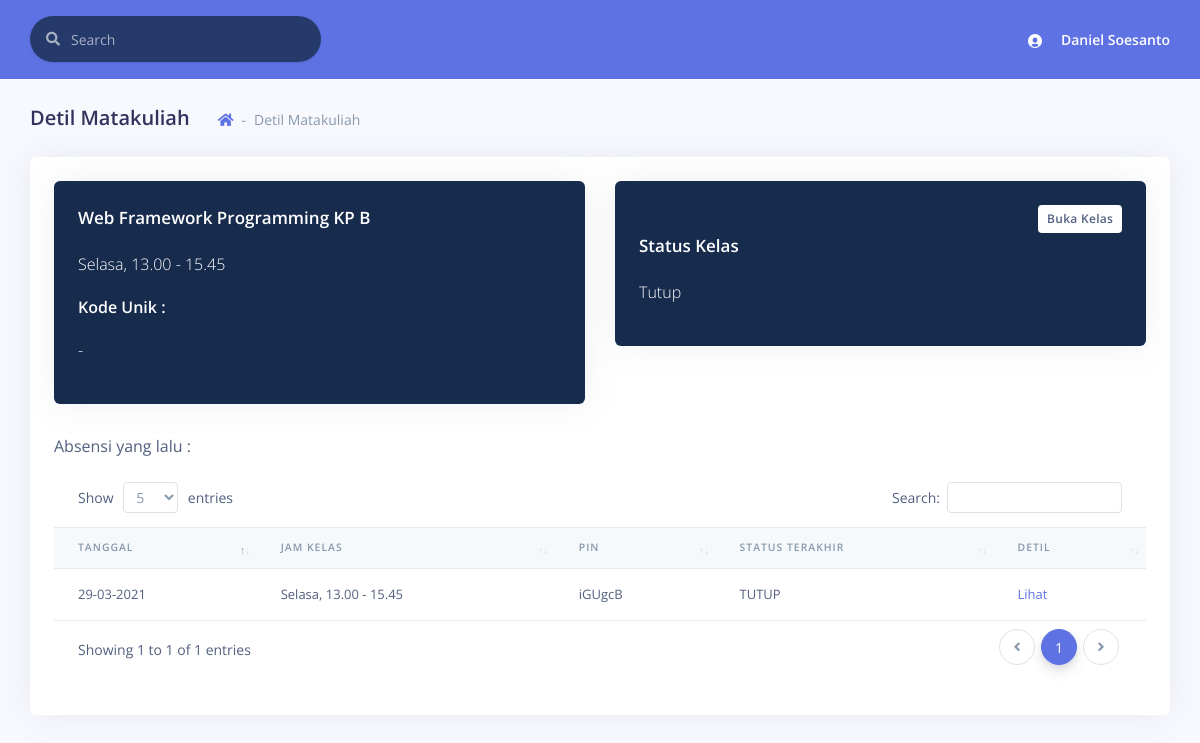
The app's page /detil_matkul.php?mkid=2 (signed in) with its own data.
### tables this page shows
CREATE TABLE IF NOT EXISTS `matakuliahs` (
  `id` INT(11) NOT NULL AUTO_INCREMENT,
  `nama` VARCHAR(45) NOT NULL,
  PRIMARY KEY (`id`));

CREATE TABLE IF NOT EXISTS `matakuliahs_buka` (
  `id` INT(11) NOT NULL AUTO_INCREMENT,
  `kp` VARCHAR(45) NOT NULL,
  PRIMARY KEY (`id`));

CREATE TABLE IF NOT EXISTS `jadwals` (
  `id` INT(11) NOT NULL AUTO_INCREMENT,
  `hari` VARCHAR(45) NOT NULL,
  `jam_mulai` VARCHAR(45) NOT NULL,
  `jam_selesai` VARCHAR(45) NOT NULL,
  PRIMARY KEY (`id`));

CREATE TABLE IF NOT EXISTS `matakuliahs_kp` (
  `matakuliahs_id` INT(11) NOT NULL,
  `matakuliahs_buka_id` INT(11) NOT NULL,
  `kapasitas` VARCHAR(45) NOT NULL,
  `dosen_id` INT NOT NULL,
  `status` TINYINT NULL DEFAULT 0,
  `e_code` VARCHAR(45) NULL,
  PRIMARY KEY (`matakuliahs_id`, `matakuliahs_buka_id`),
  INDEX `fk_matakuliahs_has_matakuliahs_buka_matakuliahs_buka1_idx` (`matakuliahs_buka_id` ASC),
  INDEX `fk_matakuliahs_has_matakuliahs_buka_matakuliahs1_idx` (`matakuliahs_id` ASC),
  CONSTRAINT `fk_matakuliahs_has_matakuliahs_buka_matakuliahs1`
    FOREIGN KEY (`matakuliahs_id`)
    REFERENCES `matakuliahs` (`id`)
    ON DELETE NO ACTION
    ON UPDATE NO ACTION,
  CONSTRAINT `fk_matakuliahs_has_matakuliahs_buka_matakuliahs_buka1`
    FOREIGN KEY (`matakuliahs_buka_id`)
    REFERENCES `matakuliahs_buka` (`id`)
    ON DELETE NO ACTION
    ON UPDATE NO ACTION);

CREATE TABLE IF NOT EXISTS `kehadirans` (
  `id` INT NOT NULL AUTO_INCREMENT,
  `mahasiswas_id` INT(11) NOT NULL,
  `matakuliahs_id` INT(11) NOT NULL,
  `matakuliahs_buka_id` INT(11) NOT NULL,
  `jadwals_id` INT(11) NOT NULL,
  `tanggal` DATETIME NULL DEFAULT NULL,
  `status` ENUM('HADIR', 'TIDAK HADIR', 'IZIN') NULL DEFAULT 'HADIR',
  `e_code` VARCHAR(45) NULL DEFAULT NULL,
  PRIMARY KEY (`id`),
  INDEX `fk_mahasiswas_has_matakuliahs_has_matakuliahs_buka_has_jadw_idx` (`matakuliahs_id` ASC, `matakuliahs_buka_id` ASC, `jadwals_id` ASC),
  INDEX `fk_mahasiswas_has_matakuliahs_has_matakuliahs_buka_has_jadw_idx1` (`mahasiswas_id` ASC),
  CONSTRAINT `fk_mahasiswas_has_matakuliahs_has_matakuliahs_buka_has_jadwal1`
    FOREIGN KEY (`mahasiswas_id`)
    REFERENCES `mahasiswas` (`id`)
    ON DELETE NO ACTION
    ON UPDATE NO ACTION,
  CONSTRAINT `fk_mahasiswas_has_matakuliahs_has_matakuliahs_buka_has_jadwal2`
    FOREIGN KEY (`matakuliahs_id` , `matakuliahs_buka_id` , `jadwals_id`)
    REFERENCES `jadwal_matakuliahs` (`matakuliahs_id` , `matakuliahs_buka_id` , `jadwals_id`)
    ON DELETE NO ACTION
    ON UPDATE NO ACTION);

### detil_matkul.php (the view, shortened to what this page needs)
<!DOCTYPE html>
<html>
<head>
    <link rel="stylesheet" href="./assets/vendor/nucleo/css/nucleo.css" type="text/css">
    <link rel="stylesheet" href="./assets/vendor/@fortawesome/fontawesome-free/css/all.min.css" type="text/css">
    <link rel="stylesheet" href="./assets/css/argon.css?v=1.1.0" type="text/css">
    <link href="https://cdnjs.cloudflare.com/ajax/libs/limonte-sweetalert2/7.33.1/sweetalert2.min.css" rel="stylesheet">
    <link rel="stylesheet" href="./assets/vendor/datatables.net-bs4/css/dataTables.bootstrap4.min.css">
    <link rel="stylesheet" href="./assets/vendor/datatables.net-buttons-bs4/css/buttons.bootstrap4.min.css">
    <link rel="stylesheet" href="./assets/vendor/datatables.net-select-bs4/css/select.bootstrap4.min.css">
</head>
<?php
$idmatakuliah = $_GET['mkid'];
$mysqli = konek('localhost', 'root', '', 'presensi_cloud');
?>
<body>
    <div class="main-content" id="panel">
        <nav class="navbar navbar-top navbar-expand navbar-light bg-primary border-bottom">
            <div class="container-fluid">
                <div class="collapse navbar-collapse" id="navbarSupportedContent">
                    <form class="navbar-search navbar-search-dark form-inline mr-sm-3" id="navbar-search-main">
                        <div class="form-group mb-0">
                            <div class="input-group input-group-alternative input-group-merge">
                                <div class="input-group-prepend">
                                    <span class="input-group-text"><i class="fas fa-search"></i></span>
                                </div>
                                <input class="form-control" placeholder="Search" type="text">
                            </div>
                        </div>
                    </form>
                    <ul class="navbar-nav align-items-center ml-auto ml-md-0">
                        <li class="nav-item dropdown">
                            <a class="nav-link pr-0" href="#" role="button" data-toggle="dropdown" aria-haspopup="true" aria-expanded="false">
                                <div class="media align-items-center">
                                    <span class="avatar avatar-sm rounded-circle bg-transparent">
                                        <i class="ni ni-circle-08 bg-transparent"></i>
                                    </span>
                                    <div class="media-body ml-2 d-none d-lg-block">
                                        <span class="mb-0 text-sm  font-weight-bold text-white"><?php echo $_SESSION['nama'] ?></span>
                                    </div>
                                </div>
                            </a>
                        </li>
                    </ul>
                </div>
            </div>
        </nav>
        <div class="header pb-6">
            <div class="container-fluid">
                <div class="header-body">
                    <div class="row align-items-center py-4">
                        <div class="col-lg-6 col-7">
                            <h6 class="h2 d-inline-block mb-0">Detil Matakuliah</h6>
                            <nav aria-label="breadcrumb" class="d-none d-md-inline-block ml-md-4">
                                <ol class="breadcrumb breadcrumb-links">
                                    <li class="breadcrumb-item"><a href="dashboard.php"><i class="fas fa-home"></i></a></li>
                                    <li class="breadcrumb-item active" aria-current="page">Detil Matakuliah</li>
                                </ol>
                            </nav>
                        </div>
                    </div>
                </div>
            </div>
        </div>
        <div class="container-fluid mt--6">
            <div class="row">
                <div class="col-12">
                    <div class="card bg-bg-white border-0">
                        <div class="card-body">
                            <div class="row">
                                <div class="col-12">
                                    <div class="row">
                                        <div class="col-6">
                                            <div class="card bg-default">
                                                <div class="card-body">
                                                    <?php
                                                    $mysqli->select_db('presensi_cloud_' . $_SESSION['jid']);
                                                    $sql = "SELECT *, a.id as id_mk,c.id as id_kp, f.id as id_hari FROM matakuliahs a INNER JOIN matakuliahs_kp b ON
          a.id=b.matakuliahs_id INNER JOIN matakuliahs_buka c ON b.matakuliahs_buka_id=c.id INNER JOIN jadwal_matakuliahs e
          ON a.id=e.matakuliahs_id INNER JOIN jadwals f ON e.jadwals_id=f.id WHERE a.id=" . $idmatakuliah;
                                                    $stmt = $mysqli->prepare($sql);
                                                    $stmt->execute();
                                                    $res = $stmt->get_result();
                                                    while ($row = $res->fetch_assoc()) {
                                                        $nama = $row['nama'];
                                                        $hari = $row['hari'];
                                                        $jamm = $row['jam_mulai'];
                                                        $jams = $row['jam_selesai'];
                                                        $kp = $row['kp'];
                                                        $kpid = $row['id_kp'];
                                                        $kodeun = $row['e_code'];
                                                        if ($kodeun == '') {
                                                            $kodeun = '-';
                                                        }
                                                    }
                                                    echo "<h3 class='card-title text-white'>" . $nama . ' KP ' . $kp . '</h3>';
                                                    echo "<p class='text-white'>" . $hari . ", " . $jamm . " - " . $jams . '</p>';
                                                    echo "<p class='font-weight-bold text-white'> Kode Unik : <p class='text-white' id='kunik'>" . $kodeun . "</p></p>";
                                                    ?>
                                                </div>
                                            </div>
                                        </div>
                                        <div class="col-6">
                                            <div class="card bg-default">
                                                <div class="card-body">
                                                    <div class="d-flex justify-content-between">
                                                        <a href="#" class="mr-4">&nbsp</a>
                                                        <button type="button" id="btntogglekelas" class="btn btn-sm bg-white float-right">
                                                            <?php
                                                            $mysqli->select_db('presensi_cloud_' . $_SESSION['jid']);
                                                            $sql = "SELECT * from matakuliahs_kp WHERE matakuliahs_id=" . $idmatakuliah . " AND matakuliahs_buka_id=" . $kpid;
                                                            $stmt = $mysqli->prepare($sql);
                                                            $stmt->execute();
                                                            $res = $stmt->get_result();
                                                            $row = $res->fetch_assoc();
                                                            if ($row['status'] == 0) {
                                                                $statusKelasss = 'Buka Kelas';
                                                                echo $statusKelasss;
                                                            } else {
                                                                $statusKelasss = 'Tutup Kelas';
                                                                echo $statusKelasss;
                                                            }
                                                            ?>
                                                        </button>
                                                    </div>
                                                    <h3 class="card-title text-white">Status Kelas</h3>
                                                    <blockquote class="blockquote text-white mb-0">
                                                        <p id='statusKelass'>
                                                            <?php
                                                            $mysqli->select_db('presensi_cloud_' . $_SESSION['jid']);
                                                            $sql = "SELECT * from matakuliahs_kp WHERE matakuliahs_id=" . $idmatakuliah . " AND matakuliahs_buka_id=" . $kpid;
                                                            $stmt = $mysqli->prepare($sql);
                                                            $stmt->execute();
                                                            $res = $stmt->get_result();
                                                            $row = $res->fetch_assoc();
                                                            if ($row['status'] == 0) {
                                                                $statusKelass = 'Tutup';
                                                                echo $statusKelass;
                                                            } else {
                                                                $statusKelass = 'Buka';
                                                                echo $statusKelass;
                                                            }
                                                            ?>
                                                        </p>
                                                    </blockquote>
                                                </div>
                                            </div>
                                        </div>
                                    </div>
                                    Absensi yang lalu :
                                    <div class="table-responsive py-4">
                                        <table class="table table-flush" id="datatable-basic">
                                            <thead class="thead-light">
                                                <tr>
                                                    <th>Tanggal</th>
                                                    <th>Jam Kelas</th>
                                                    <th>Pin</th>
                                                    <th>Status Terakhir</th>
                                                    <th>Detil</th>
                                                </tr>
                                            </thead>
                                            <tbody>
                                                <?php
                                                $sql = "SELECT *, a.id as id_mk, b.status as status_matkul, c.id as id_kp, f.id as id_hari, k.e_code as code FROM kehadirans k INNER JOIN matakuliahs a ON k.matakuliahs_id=a.id INNER JOIN matakuliahs_kp b ON
          a.id=b.matakuliahs_id INNER JOIN matakuliahs_buka c ON b.matakuliahs_buka_id=c.id INNER JOIN jadwal_matakuliahs e
          ON a.id=e.matakuliahs_id INNER JOIN jadwals f ON e.jadwals_id=f.id WHERE k.matakuliahs_id=" . $idmatakuliah . " AND k.matakuliahs_buka_id=" . $kpid . " GROUP BY code ORDER BY k.tanggal ASC";
                                                $stmt = $mysqli->prepare($sql);
                                                $stmt->execute();
                                                $res = $stmt->get_result();
                                                while ($row = $res->fetch_assoc()) {
                                                    $tanggal = date_format(date_create($row['tanggal']), "d-m-Y");
                                                    $hari = $row['hari'];
                                                    $jamm = $row['jam_mulai'];
                                                    $jams = $row['jam_selesai'];
                                                    $kode = $row['code'];
                                                    $status = $row['status_matkul'];
                                                    if ($status == 0) {
                                                        $status = 'TUTUP';
                                                    } else {
                                                        $status = 'BUKA';
                                                    }
                                                    echo "
                                                <tr>
                                                <td>$tanggal</td>
                                                <td>$hari, $jamm - $jams</td>
                                                <td>$kode</td>
                                                <td>$status</td>
                                                <td><a href='detil_absensi.php?ekode=$kode&mkid=$idmatakuliah&kpid=$kpid&tgl=$tanggal'>Lihat</a></td>
                                                </tr>
                                                ";
                                                }
                                                ?>
                                            </tbody>
                                        </table>
                                    </div>
                                </div>
                            </div>
                        </div>
                    </div>
                </div>
            </div>
</body>
</html>

### records on screen
matakuliahs: nama "Web Framework Programming", matakuliahs_buka.kp "B", jadwals.hari "Selasa", jadwals.jam_mulai "13.00", jadwals.jam_selesai "15.45"
matakuliahs_kp: status "Buka Kelas", status "Tutup"
kehadirans: tanggal "29-03-2021", jadwals.hari "Selasa", jadwals.jam_mulai "13.00", jadwals.jam_selesai "15.45", e_code "iGUgcB", matakuliahs_kp.status "TUTUP"

### other values on screen
$_SESSION['nama'] "Daniel Soesanto"
$kodeun "-"
